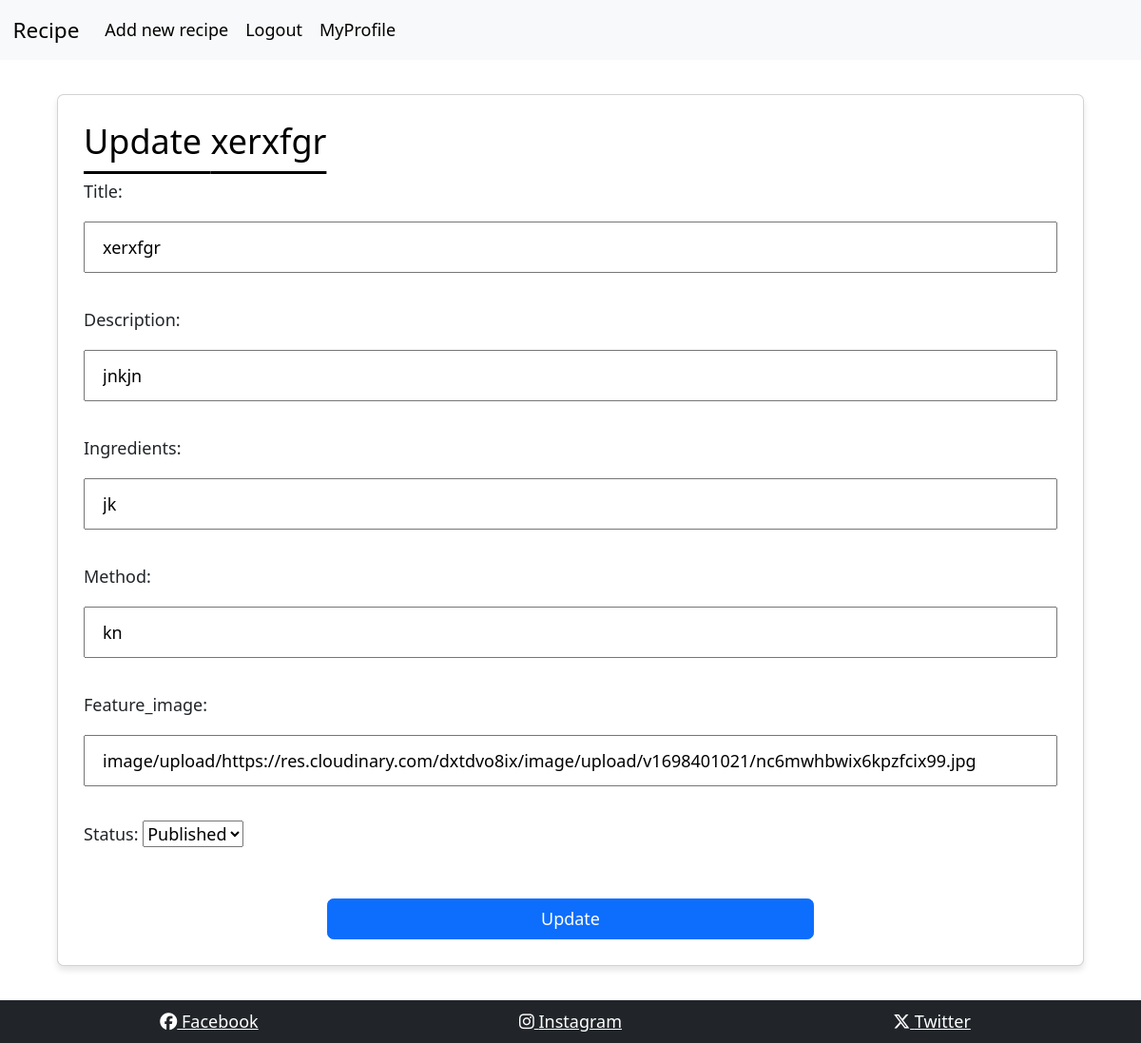
/edit_recipe/xerxfgr/ (signed in), run on the app's committed database.
### blog/models.py (models this page shows, shortened)
class Recipe(models.Model):
    title = models.CharField("Title", max_length=200, unique=True)
    slug = models.SlugField("Slug", max_length=200, unique=True)
    author = models.ForeignKey(settings.AUTH_USER_MODEL, on_delete=models.CASCADE, related_name="recipe_posts")
    updated_on = models.DateTimeField(auto_now=True)
    description = models.TextField()
    ingredients = models.TextField()
    featured_image = CloudinaryField('feature_image', default='https://res.cloudinary.com/dxtdvo8ix/image/upload/v1698401021/nc6mwhbwix6kpzfcix99.jpg')
    method = models.TextField()
    created_on = models.DateTimeField(auto_now_add=True)
    status = models.IntegerField(choices=STATUS, default=0)
    comments = models.ManyToManyField(settings.AUTH_USER_MODEL, through='Comment', related_name='recipe_comments')
    likes = models.ManyToManyField(settings.AUTH_USER_MODEL, related_name='blog_likes', blank=True)
    class Meta:
        ordering = ['-created_on']

### blog/views.py (the view)
# urls.py: path('edit_recipe/<str:slug>/', views.EditRecipe, name='edit_recipe'),
@login_required
def EditRecipe(request, slug):
    recipe = get_object_or_404(Recipe, slug=slug)
    if request.method == 'POST':
        form = RecipeForm(request.POST, request.FILES, instance=recipe)
        if form.is_valid():
            form.save()
            messages.success(request, f'Recipe {recipe.title} was updated successfully.')
            return redirect('recipe_detail', slug=recipe.slug)
    else:
        form = RecipeForm(instance=recipe)
    return render(request, 'blog/edit_recipe.html', {'form': form, 'recipe': recipe})

### blog/forms.py
class RecipeForm(forms.ModelForm):
    class Meta:
        model = Recipe
        fields = ['title', 'description', 'ingredients', 'method', 'featured_image', 'status']
    description = BleachField(
        allowed_tags=['p', 'br', 'b', 'i', 'u', 'ul', 'li'],
        allowed_attributes={'*': ['style']}
    )
    ingredients = BleachField(
        allowed_tags=['p', 'br', 'b', 'i', 'u', 'ul', 'li'],
        allowed_attributes={'*': ['style']}
    )
    method = BleachField(
        allowed_tags=['p', 'br', 'b', 'i', 'u', 'ul', 'li'],
        allowed_attributes={'*': ['style']}
    )

### blog/templates/blog/edit_recipe.html (shortened to what this page needs)
{% extends 'blog/base.html' %}
{% load static %}
{% block extracss %}
<link rel="stylesheet" href="{% static 'blog/css/new_recipe.css' %}" />
{% endblock extracss %}
{% block content %}
<div class="col card create-recipe-card">
  <div class="card-body create-card">
    <h2 class="card-title">Update {{ recipe.title}}</h2>
    <form method="post" enctype="multipart/form-data" class="create-recipe-form">
      {{ form.as_p }}
      <button type="submit" class="btn btn-primary mx-auto col-6 no-wrap">Update</button>
    </form>
  </div>
</div>
{% endblock %}

### blog/static/blog/css/base.css (style rules this page uses)
html, body { height: 100%; margin: 0; font-size: large; }

### blog/static/blog/css/new_recipe.css (style rules this page uses)
.create-recipe-card { width: 100%; max-width: 60rem; margin: 2rem auto; box-shadow: 0 0.25rem 0.375rem rgba(0, 0, 0, 0.1); }
.card-title { color: black; text-decoration: underline; text-underline-offset: 1rem; margin-bottom: 1rem; }
.card-body { width: 100%; overflow: hidden; text-wrap: wrap; }
.create-card { padding: 1.5rem; }
.create-recipe-form { display: flex; flex-direction: column; align-items: left; }
.create-recipe-form label { margin-bottom: 1rem; }
.create-recipe-form input[type="text"], .create-recipe-form textarea { width: 100%; height: 3rem; padding: 1rem; margin-bottom: 1rem; }
.create-recipe-form .btn-primary { margin-top: 1rem; }

### data on the page
Recipe: title "xerxfgr", description "jnkjn", ingredients "jk", method "kn", featured_image "image/upload/https://res.cloudinary.com/dxtdvo8ix/image/upload/v1698401021/nc6mwhbwix6kpzfcix99.jpg", status "Published"
